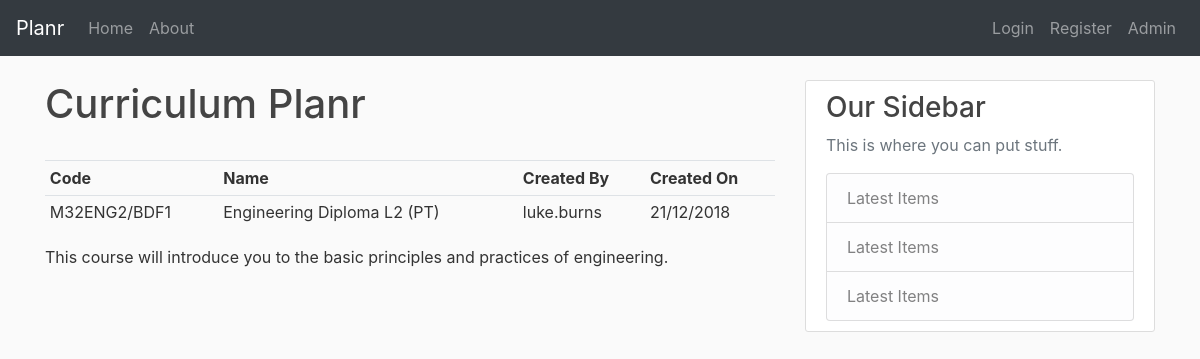
/offering/1/, run on the app's committed database.
### curriculum/models.py (models this page shows, shortened)
class Offering(models.Model):
    code = models.CharField(max_length=20, default="to be assigned")
    name = models.CharField(max_length=200)
    web_description = models.TextField()
    created_by = models.ForeignKey(User, on_delete=models.CASCADE)
    created_date = models.DateTimeField(auto_now_add=True)

### curriculum/views.py (the view)
# urls.py: path('offering/<int:pk>/', OfferingDetailView.as_view(), name='offering-detail'),
class OfferingDetailView(DetailView):
    model = Offering

### curriculum/templates/curriculum/offering_detail.html (shortened to what this page needs)
{% extends 'curriculum/base.html' %}
{% block content %}
    <h1>Curriculum Planr</h1>
    <br>
    <table class="table table-sm">
        <tr>
            <th>Code</th>
            <th>Name</th>
            <th>Created By</th>
            <th>Created On</th>
        </tr>
        <tr>
            <td>{{ object.code }}</td>
            <td>{{ object.name }}</td>
            <td>{{ object.created_by }}</td>
            <td>{{ object.created_date|date:"d/m/Y" }}</td>
        </tr>
    </table>
    <p>{{ object.web_description }}</p>
{% endblock content %}

### curriculum/static/curriculum/style.css (style rules this page uses)
body { background: #fafafa; color: #333333; }
h1, h2, h3, h4, h5, h6 { color: #444444; }

### data on the page
Offering: code "M32ENG2/BDF1", name "Engineering Diploma L2 (PT)", created_by "luke.burns", created_date "21/12/2018", web_description "This course will introduce you to the basic principles and practices of engineering."
